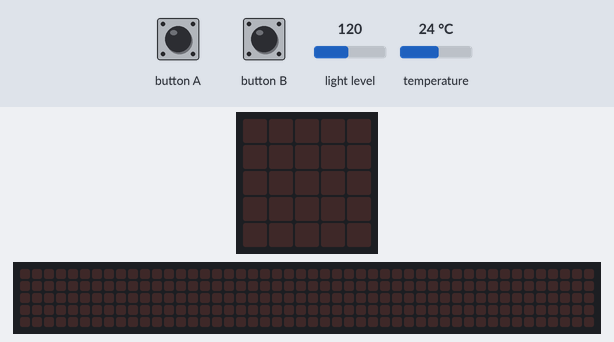
Recording of a program running on a simulated BBC micro:bit running MicroPython. Shown: the board's 5×5 LED display, a strip that is not on the board, showing the scrolling text unrolled. Inputs (shaded band) come from the test bench; at power-on: light level 120, temperature 24 °C. The 48×5 strip is a reading aid, not a part: it shows the text the display is scrolling, unrolled, one strip-width of it at a time.

Above: at 1.2 s.
1.3 s: button A pressed for 0.15 s
At 1.37 s:
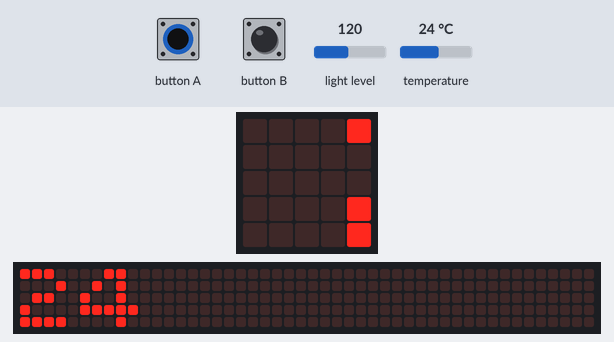
4.3 s: button B pressed for 0.15 s
At 4.37 s:
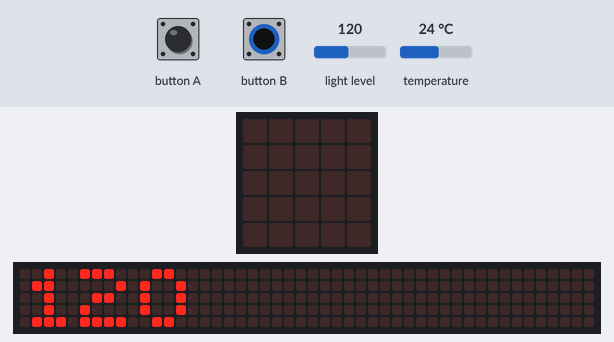
7.3 s: button B pressed for 1 s
At 7.52 s:
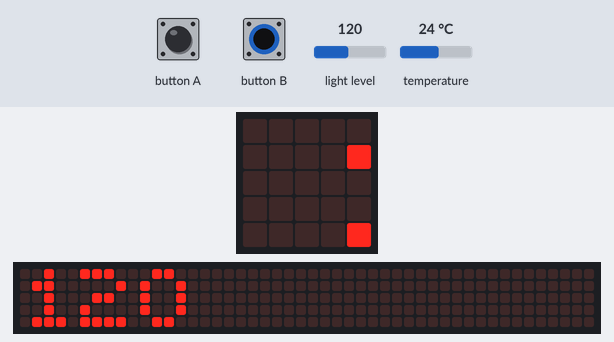
10.3 s: button B pressed for 3.2 s
At 10.67 s:
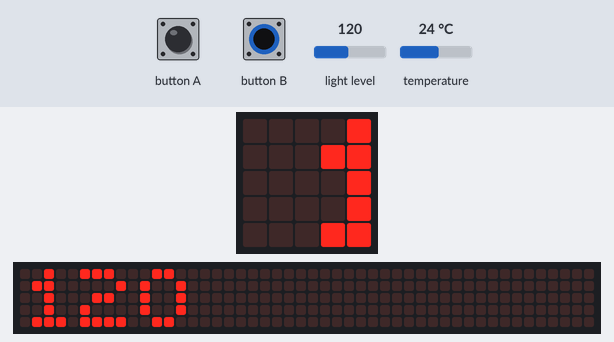

Measured:
- after the input at 1.3 s, the display: changes at once (image 1)
- after the input at 4.3 s, the display: changes at once (image 2)
- after the input at 7.3 s, the display: first changes at once (image 3 shows a later state)
- after the input at 10.3 s, the display: first changes at once (image 4 shows a later state)

The program:

06_lampo_valo.py
```python
# 06_valo_lampo.py
from microbit import *
while True:
    lampo = temperature()
    valo = display.read_light_level()
    if button_a.was_pressed():
        display.scroll(lampo)
    if button_b.was_pressed():
        display.scroll(valo)
```
